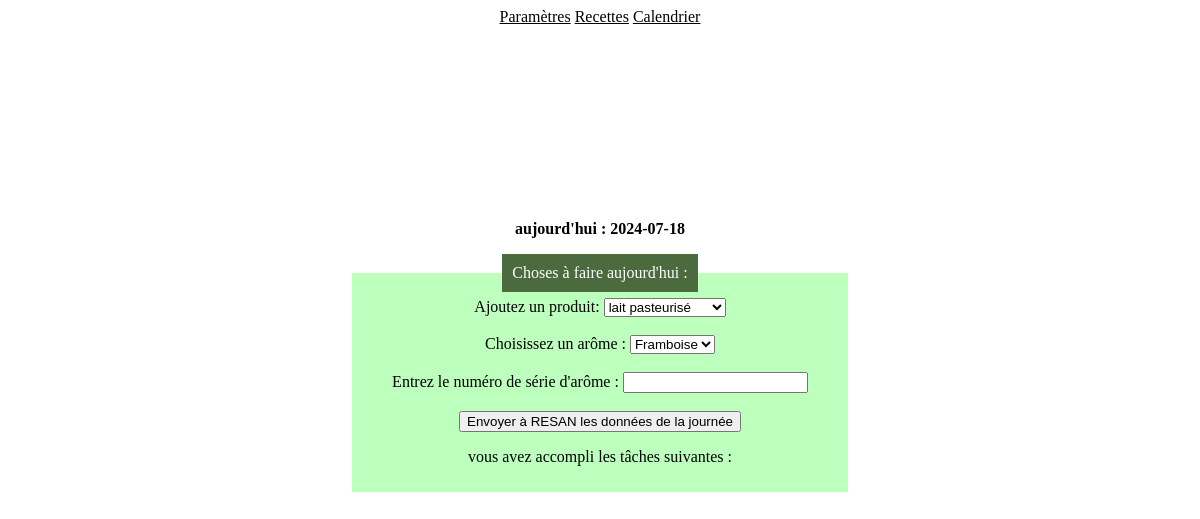
Before: /accueil with the older database file.
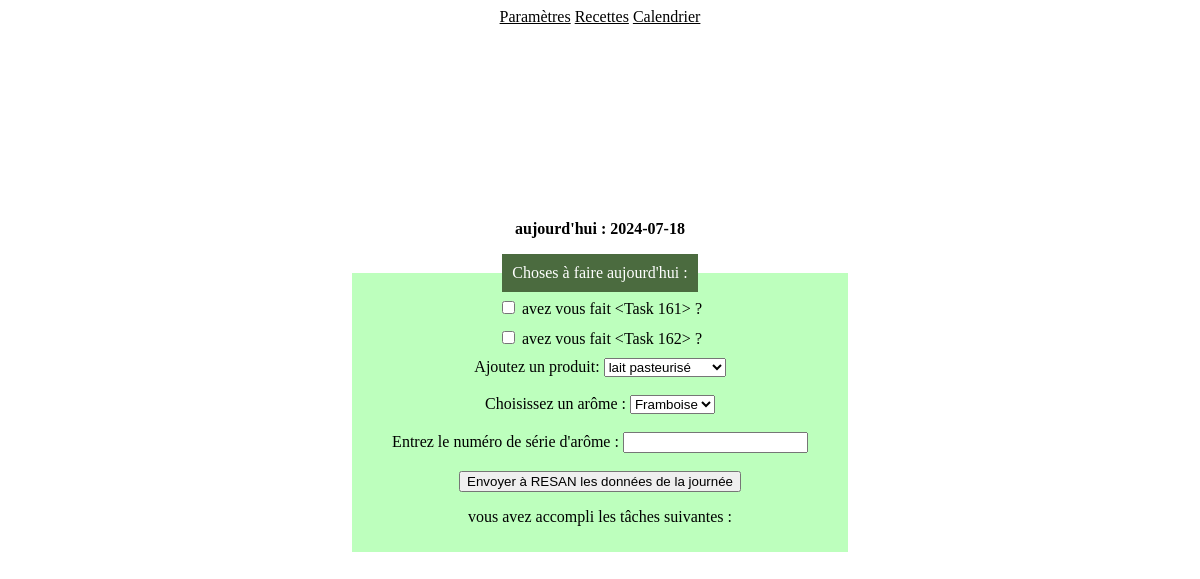
After: the same page with the newer database file.
### signup.py (models this page shows)
class Task(db.Model):
    id = db.Column(db.Integer, primary_key=True)
    name = db.Column(db.String(100), nullable=False)
    date = db.Column(db.String(100), nullable=False)
    done = db.Column(db.Boolean, nullable=False, default=False)

### signup.py (the view, shortened to what this page needs)
@app.route("/accueil", methods=["GET", "POST"])
def accueil():
    current_date = datetime.now().date()
    tasks = Task.query.filter_by(date=current_date).all()
    completed_tasks = []
    return render_template(
        "index_accueil.html",
        current_date=current_date,
        tasks=tasks,
        completed_tasks=completed_tasks,
        name=[d["first_name"], d["last_name"]],
    )

### templates/index_accueil.html (shortened to what this page needs)
<html>
    <head>
        <link rel="stylesheet" type="text/css" href="/static/css/style_accueil.css" />
    </head>
    <body>
        <a href="/parametres"> Paramètres</a>
        <a href="/recettes"> Recettes</a>
        <a href="/calendrier"> Calendrier</a>
    </body>
    <body>
        </body>
    <body>
        <br>
        <br>
        <br>
        <br>
        <br>
        <br>
        <br>
        <br>
        <br>
        <p> <b>aujourd'hui : {{current_date}} </b></p>
    <form method="POST">
        <fieldset>
            <legend> Choses à faire aujourd'hui : </legend>
            {% for task in tasks %}
            <div>
                <input type="checkbox" id="{{ task }}" name="important_tasks" value="{{task}}" />
                <label for="{{ task }}"> avez vous fait {{ task }} ? </label>
            </div>
            {% endfor %}
            <label for="produit_cree">Ajoutez un produit:</label>
            <select name="produit_cree" id="produit_cree">
                <option value="lait_pasteurise">lait pasteurisé</option>
            </select>
            <br><br>
           <label for="aroma_type">Choisissez un arôme :</label>
           <select name="aroma_type" id="aroma_type">
               <option value="fraise">Framboise</option>
           </select>
           <br><br>
           <label for="aroma_serial_number">Entrez le numéro de série d'arôme :</label>
           <input type="text" id="aroma_serial_number" name="aroma_serial_number" />
            <br>
            <br>
            <div>
                <button type="submit">Envoyer à RESAN les données de la journée</button>
                <p> vous avez accompli les tâches suivantes : </p>
            </div>
        </fieldset>
    </form>
    </body>
</html>

### static/css/style_accueil.css (style rules this page uses)
a { color : black; }
body { background-image: url("Backdrop_cow.jpg");background-position: center;background-size : 1500px; }
form { width: 500px; margin: 0 auto; }
div { margin-bottom: 10px; }
fieldset { background: rgb(189, 255, 189); border : 50px rgb(117, 170, 117); }
legend { padding: 10px; background: rgb(75, 107, 63); color: white; }

### templates/index_accueil.html (style rules this page uses)
body { text-align : right; }
body { text-align : left; }
body { text-align: center; }

Changed rows visible on the page:
added Task: task "<Task 161>"
added Task: task "<Task 162>"
